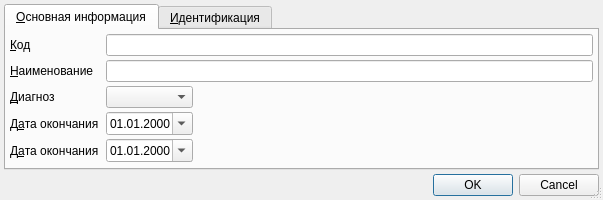
<?xml version="1.0" encoding="UTF-8"?>
<ui version="4.0">
 <class>RBTNMPhaseEditor</class>
 <widget class="QDialog" name="RBTNMPhaseEditor">
  <property name="geometry">
   <rect>
    <x>0</x>
    <y>0</y>
    <width>603</width>
    <height>175</height>
   </rect>
  </property>
  <property name="windowTitle">
   <string>Dialog</string>
  </property>
  <property name="sizeGripEnabled">
   <bool>true</bool>
  </property>
  <layout class="QGridLayout" name="gridLayout">
   <property name="margin">
    <number>4</number>
   </property>
   <property name="spacing">
    <number>4</number>
   </property>
   <item row="2" column="0">
    <widget class="QTabWidget" name="tabWidget">
     <property name="currentIndex">
      <number>0</number>
     </property>
     <widget class="QWidget" name="tabMainInfo">
      <attribute name="title">
       <string>&amp;Основная информация</string>
      </attribute>
      <layout class="QGridLayout" name="gridLayout_4">
       <property name="margin">
        <number>4</number>
       </property>
       <property name="spacing">
        <number>4</number>
       </property>
       <item row="1" column="2" colspan="3">
        <widget class="QLineEdit" name="edtName"/>
       </item>
       <item row="4" column="0" colspan="2">
        <widget class="QLabel" name="lblEndDate">
         <property name="text">
          <string>Д&amp;ата окончания</string>
         </property>
         <property name="buddy">
          <cstring>edtEndDate</cstring>
         </property>
        </widget>
       </item>
       <item row="4" column="4">
        <spacer name="horizontalSpacer_3">
         <property name="orientation">
          <enum>Qt::Horizontal</enum>
         </property>
         <property name="sizeHint" stdset="0">
          <size>
           <width>40</width>
           <height>20</height>
          </size>
         </property>
        </spacer>
       </item>
       <item row="2" column="2">
        <widget class="CICDCodeEditEx" name="cmbMKB"/>
       </item>
       <item row="1" column="0" colspan="2">
        <widget class="QLabel" name="lblName">
         <property name="sizePolicy">
          <sizepolicy hsizetype="Maximum" vsizetype="Preferred">
           <horstretch>0</horstretch>
           <verstretch>0</verstretch>
          </sizepolicy>
         </property>
         <property name="text">
          <string>&amp;Наименование</string>
         </property>
         <property name="buddy">
          <cstring>edtName</cstring>
         </property>
        </widget>
       </item>
       <item row="2" column="0" colspan="2">
        <widget class="QLabel" name="lblMKB">
         <property name="text">
          <string>&amp;Диагноз</string>
         </property>
         <property name="buddy">
          <cstring>cmbMKB</cstring>
         </property>
        </widget>
       </item>
       <item row="0" column="0" colspan="2">
        <widget class="QLabel" name="lblCode">
         <property name="sizePolicy">
          <sizepolicy hsizetype="Maximum" vsizetype="Preferred">
           <horstretch>0</horstretch>
           <verstretch>0</verstretch>
          </sizepolicy>
         </property>
         <property name="text">
          <string>&amp;Код</string>
         </property>
         <property name="buddy">
          <cstring>edtCode</cstring>
         </property>
        </widget>
       </item>
       <item row="2" column="4">
        <spacer name="horizontalSpacer">
         <property name="orientation">
          <enum>Qt::Horizontal</enum>
         </property>
         <property name="sizeHint" stdset="0">
          <size>
           <width>40</width>
           <height>20</height>
          </size>
         </property>
        </spacer>
       </item>
       <item row="4" column="2">
        <widget class="CDateEdit" name="edtEndDate">
         <property name="displayFormat">
          <string>dd.MM.yyyy</string>
         </property>
         <property name="calendarPopup">
          <bool>true</bool>
         </property>
        </widget>
       </item>
       <item row="0" column="2" colspan="3">
        <widget class="QLineEdit" name="edtCode"/>
       </item>
       <item row="5" column="2">
        <spacer name="verticalSpacer">
         <property name="orientation">
          <enum>Qt::Vertical</enum>
         </property>
         <property name="sizeHint" stdset="0">
          <size>
           <width>20</width>
           <height>40</height>
          </size>
         </property>
        </spacer>
       </item>
       <item row="3" column="2">
        <widget class="CDateEdit" name="edtBegDate">
         <property name="displayFormat">
          <string>dd.MM.yyyy</string>
         </property>
         <property name="calendarPopup">
          <bool>true</bool>
         </property>
        </widget>
       </item>
       <item row="3" column="0">
        <widget class="QLabel" name="lblBegDate">
         <property name="text">
          <string>Д&amp;ата окончания</string>
         </property>
         <property name="buddy">
          <cstring>edtBegDate</cstring>
         </property>
        </widget>
       </item>
       <item row="3" column="4">
        <spacer name="horizontalSpacer_2">
         <property name="orientation">
          <enum>Qt::Horizontal</enum>
         </property>
         <property name="sizeHint" stdset="0">
          <size>
           <width>40</width>
           <height>20</height>
          </size>
         </property>
        </spacer>
       </item>
      </layout>
     </widget>
     <widget class="QWidget" name="tabIdentification">
      <attribute name="title">
       <string>&amp;Идентификация</string>
      </attribute>
      <layout class="QGridLayout" name="gridLayout_5">
       <property name="margin">
        <number>4</number>
       </property>
       <property name="spacing">
        <number>4</number>
       </property>
       <item row="0" column="0">
        <widget class="CInDocTableView" name="tblIdentification"/>
       </item>
      </layout>
     </widget>
    </widget>
   </item>
   <item row="4" column="0">
    <widget class="QDialogButtonBox" name="buttonBox">
     <property name="standardButtons">
      <set>QDialogButtonBox::Cancel|QDialogButtonBox::Ok</set>
     </property>
    </widget>
   </item>
  </layout>
 </widget>
 <customwidgets>
  <customwidget>
   <class>CInDocTableView</class>
   <extends>QTableView</extends>
   <header>library/InDocTable.h</header>
  </customwidget>
  <customwidget>
   <class>CICDCodeEditEx</class>
   <extends>QComboBox</extends>
   <header>library/ICDCodeEdit.h</header>
  </customwidget>
  <customwidget>
   <class>CDateEdit</class>
   <extends>QDateEdit</extends>
   <header>library/DateEdit.h</header>
  </customwidget>
 </customwidgets>
 <tabstops>
  <tabstop>tabWidget</tabstop>
  <tabstop>edtCode</tabstop>
  <tabstop>edtName</tabstop>
  <tabstop>cmbMKB</tabstop>
  <tabstop>edtEndDate</tabstop>
  <tabstop>tblIdentification</tabstop>
  <tabstop>buttonBox</tabstop>
 </tabstops>
 <resources/>
 <connections>
  <connection>
   <sender>buttonBox</sender>
   <signal>accepted()</signal>
   <receiver>RBTNMPhaseEditor</receiver>
   <slot>accept()</slot>
   <hints>
    <hint type="sourcelabel">
     <x>167</x>
     <y>153</y>
    </hint>
    <hint type="destinationlabel">
     <x>167</x>
     <y>84</y>
    </hint>
   </hints>
  </connection>
  <connection>
   <sender>buttonBox</sender>
   <signal>rejected()</signal>
   <receiver>RBTNMPhaseEditor</receiver>
   <slot>reject()</slot>
   <hints>
    <hint type="sourcelabel">
     <x>167</x>
     <y>153</y>
    </hint>
    <hint type="destinationlabel">
     <x>167</x>
     <y>84</y>
    </hint>
   </hints>
  </connection>
 </connections>
</ui>
